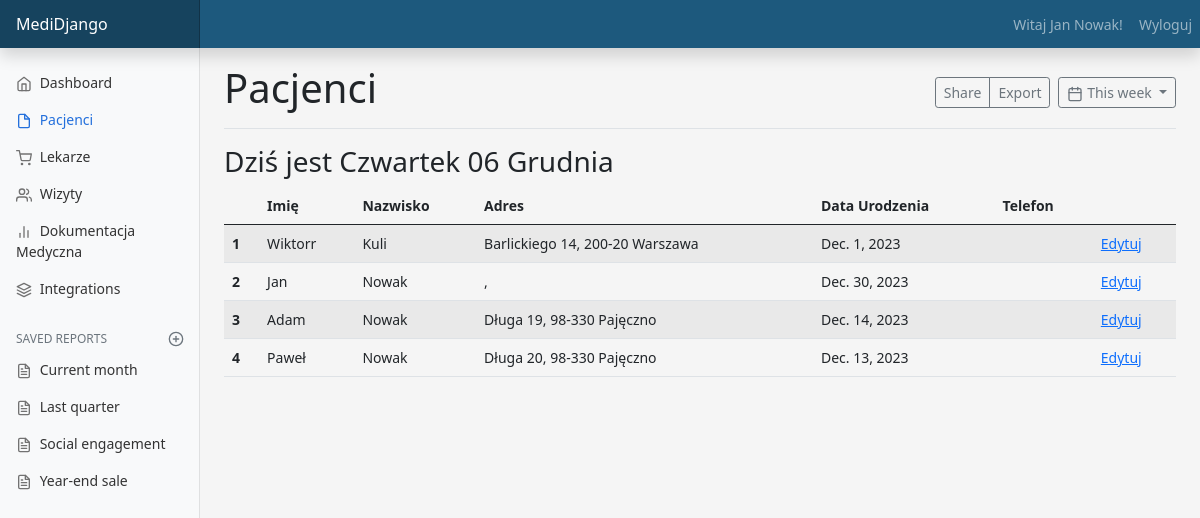
Before: /patients (signed in) with the older database file.
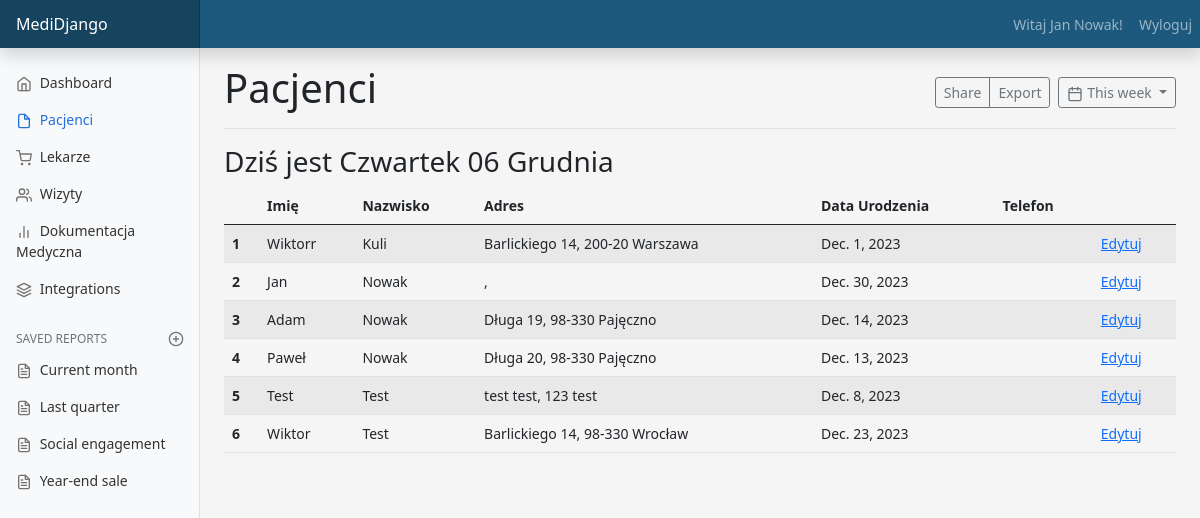
After: the same page with the newer database file.
### main/models.py (models this page shows, shortened)
class Patient(models.Model):
    user = models.OneToOneField(User, null=False, on_delete=models.CASCADE)
    name = models.CharField(max_length=20, default="")
    surname = models.CharField(max_length=30, default="")
    address = models.OneToOneField(Address, null=True, on_delete=models.CASCADE)
    date_of_birth = models.DateField(default='2000-01-01')
    phone_number = models.CharField(default="", null=False, max_length=9)

class Address(models.Model):
    street = models.CharField(max_length=20)
    number = models.CharField(max_length=4)
    zip_code = models.CharField(max_length=6)
    city = models.CharField(max_length=20)

### main/views.py (the view)
# urls.py: path('patients', views.patients, name="patients"),
@login_required(login_url="login")
def patients(request):
    all_patients = Patient.objects.all()
    context = {'all_patients': all_patients, 'active_app': 'patients'}
    return render(request, 'main/patients.html', context=context)

### main/templates/main/patients.html (shortened to what this page needs)
{% extends "main/dashboard.html" %}
{% block content_title %}Pacjenci{% endblock %}
{% block content_main %}
    <div class="table-responsive">
        <table class="table table-striped">
            <thead>
                <tr>
                  <th scope="col"></th>
                  <th scope="col">Imię</th>
                  <th scope="col">Nazwisko</th>
                  <th scope="col">Adres</th>
                  <th scope="col">Data Urodzenia</th>
                  <th scope="col">Telefon</th>
                  <th scope="col"></th>
                </tr>
            </thead>
            <tbody>
              {% for patient in all_patients %}
                <tr>
                    <th scope="row">{{ forloop.counter }}</th>
                    <td>{{ patient.name }}</td>
                    <td>{{ patient.surname }}</td>
                    <td>{{ patient.address.street }} {{ patient.address.number }}, {{ patient.address.zip_code }} {{ patient.address.city }}</td>
                    <td>{{ patient.date_of_birth }}</td>
                    <td>{{ patient.phone_number }}</td>
                    <td><a href="{% url 'edit_patient' patient.id %}">Edytuj</a></td>
                </tr>
              {% endfor %}
            </tbody>
        </table>
      </div>
{% endblock %}

Changed rows visible on the page:
added Patient: name "Test", surname "Test", address.street "test", address.number "test", address.zip_code "123", address.city "test", date_of_birth "Dec. 8, 2023"
added Patient: name "Wiktor", surname "Test", address.street "Barlickiego", address.number "14", address.zip_code "98-330", address.city "Wrocław", date_of_birth "Dec. 23, 2023"
